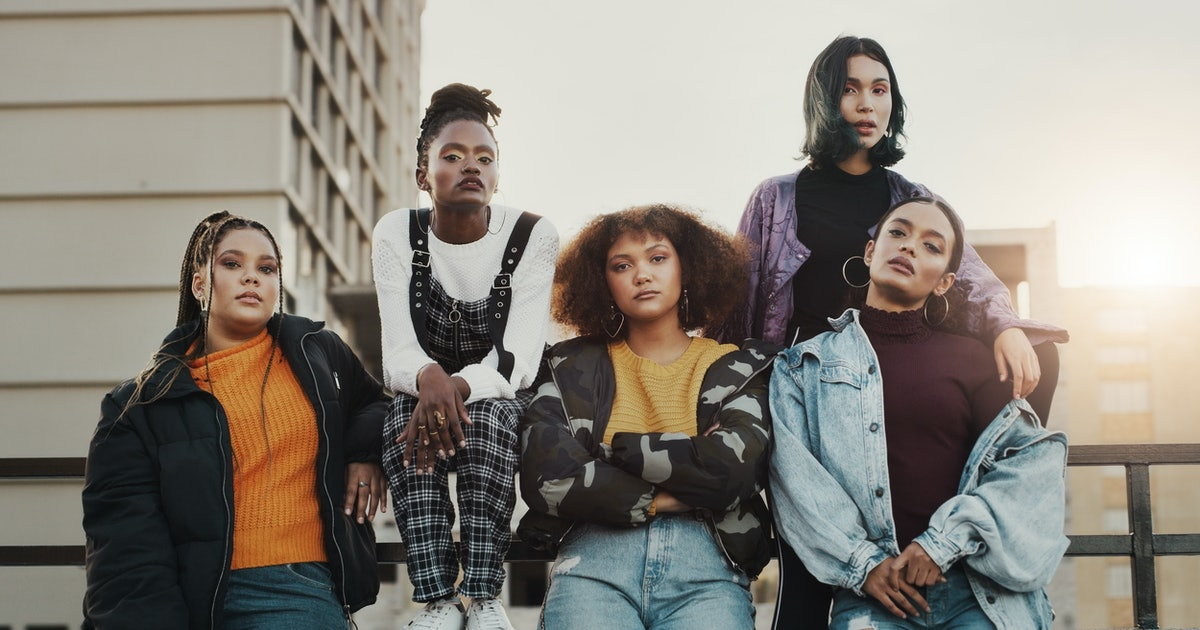
#> input picture images/5-people.jpg, 1200 x 630 px
$ python cropping.py
#> lines starting #> are read from the running program, lines starting #| are printed output that depends on the picture
import cv2

#get current working directory for faster traversal in files
import os
cwd = os.getcwd()

# custom local implementation of cv2_imshow (show an image until any key is pressed)
def local_cv2_imshow(window_name, image):
    cv2.imshow(window_name, image)
    cv2.waitKey(0)
    cv2.destroyAllWindows()

# load an image
image = cv2.imread(cwd + '/images/5-people.jpg')
#> image is the input picture: shape (630, 1200, 3); mean B, G, R 125.5, 134.3, 139.7
print(image.shape)
#| (630, 1200, 3)
local_cv2_imshow('all people', image)
local_cv2_imshow('first person', image[:, :360])
#> call 2 of local_cv2_imshow, with window_name = 'first person'
#> in local_cv2_imshow (call 2), `cv2.imshow(window_name, image)`:
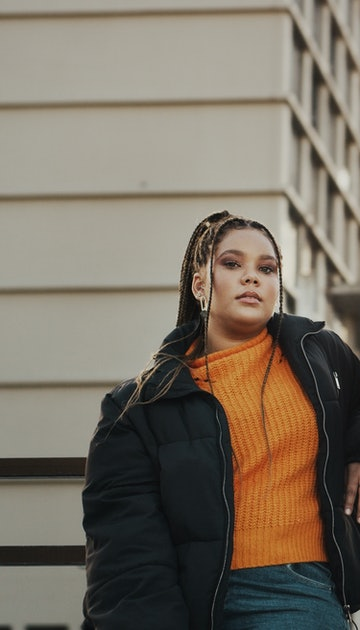
#> window 'first person': shape (630, 360, 3); mean B, G, R 100.1, 113.4, 122.6
local_cv2_imshow('second person', image[:, 360:540])
#> call 3 of local_cv2_imshow, with window_name = 'second person'
#> in local_cv2_imshow (call 3), `cv2.imshow(window_name, image)`:
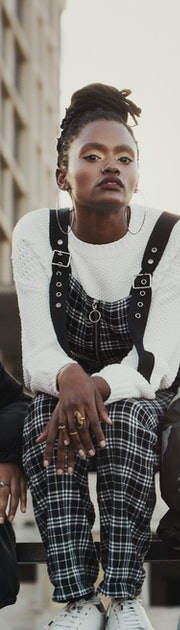
#> window 'second person': shape (630, 180, 3); mean B, G, R 117, 122.4, 126.2
local_cv2_imshow('third person', image[:, 540:740])
#> call 4 of local_cv2_imshow, with window_name = 'third person'
#> in local_cv2_imshow (call 4), `cv2.imshow(window_name, image)`:
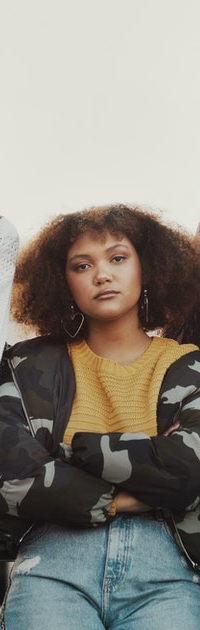
#> window 'third person': shape (630, 200, 3); mean B, G, R 126.8, 135.8, 140
local_cv2_imshow('fourth person', image[:300, 740:])
#> in local_cv2_imshow (call 5), `cv2.imshow(window_name, image)`:
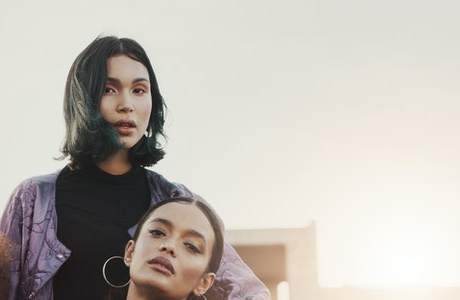
#> window 'fourth person': shape (300, 460, 3); mean B, G, R 181.2, 188.3, 193.7
local_cv2_imshow('fifth person', image[180:, 740:])
#> in local_cv2_imshow (call 6), `cv2.imshow(window_name, image)`:
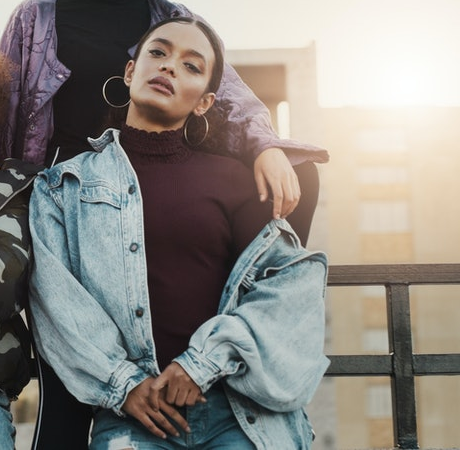
#> window 'fifth person': shape (450, 460, 3); mean B, G, R 128.6, 134.2, 138.1
